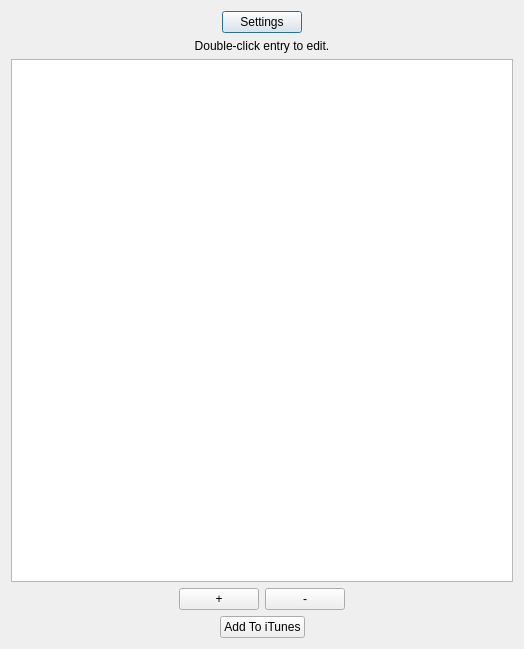
<?xml version="1.0" encoding="UTF-8"?>
<ui version="4.0">
 <class>QueueDialog</class>
 <widget class="QDialog" name="QueueDialog">
  <property name="geometry">
   <rect>
    <x>0</x>
    <y>0</y>
    <width>524</width>
    <height>649</height>
   </rect>
  </property>
  <property name="sizePolicy">
   <sizepolicy hsizetype="Preferred" vsizetype="Preferred">
    <horstretch>0</horstretch>
    <verstretch>0</verstretch>
   </sizepolicy>
  </property>
  <property name="windowTitle">
   <string>BootTunes Queue</string>
  </property>
  <property name="autoFillBackground">
   <bool>false</bool>
  </property>
  <property name="sizeGripEnabled">
   <bool>false</bool>
  </property>
  <layout class="QVBoxLayout" name="verticalLayout">
   <item>
    <layout class="QHBoxLayout" name="horizontalLayout_3">
     <item>
      <spacer name="horizontalSpacer_3">
       <property name="orientation">
        <enum>Qt::Horizontal</enum>
       </property>
       <property name="sizeHint" stdset="0">
        <size>
         <width>88</width>
         <height>20</height>
        </size>
       </property>
      </spacer>
     </item>
     <item>
      <widget class="QPushButton" name="settingsButton">
       <property name="text">
        <string>Settings</string>
       </property>
      </widget>
     </item>
     <item>
      <spacer name="horizontalSpacer_4">
       <property name="orientation">
        <enum>Qt::Horizontal</enum>
       </property>
       <property name="sizeHint" stdset="0">
        <size>
         <width>78</width>
         <height>20</height>
        </size>
       </property>
      </spacer>
     </item>
    </layout>
   </item>
   <item>
    <widget class="QLabel" name="label_2">
     <property name="text">
      <string>Double-click entry to edit.</string>
     </property>
     <property name="alignment">
      <set>Qt::AlignCenter</set>
     </property>
    </widget>
   </item>
   <item>
    <widget class="QListWidget" name="queueListWidget">
     <property name="minimumSize">
      <size>
       <width>500</width>
       <height>298</height>
      </size>
     </property>
     <property name="selectionMode">
      <enum>QAbstractItemView::ExtendedSelection</enum>
     </property>
    </widget>
   </item>
   <item>
    <layout class="QHBoxLayout" name="horizontalLayout">
     <item>
      <spacer name="horizontalSpacer_5">
       <property name="orientation">
        <enum>Qt::Horizontal</enum>
       </property>
       <property name="sizeHint" stdset="0">
        <size>
         <width>68</width>
         <height>20</height>
        </size>
       </property>
      </spacer>
     </item>
     <item>
      <widget class="QPushButton" name="pushButton">
       <property name="text">
        <string>+</string>
       </property>
      </widget>
     </item>
     <item>
      <widget class="QPushButton" name="pushButton_2">
       <property name="text">
        <string>-</string>
       </property>
      </widget>
     </item>
     <item>
      <spacer name="horizontalSpacer_6">
       <property name="orientation">
        <enum>Qt::Horizontal</enum>
       </property>
       <property name="sizeHint" stdset="0">
        <size>
         <width>68</width>
         <height>20</height>
        </size>
       </property>
      </spacer>
     </item>
    </layout>
   </item>
   <item>
    <layout class="QHBoxLayout" name="horizontalLayout_4">
     <item>
      <spacer name="horizontalSpacer_7">
       <property name="orientation">
        <enum>Qt::Horizontal</enum>
       </property>
       <property name="sizeHint" stdset="0">
        <size>
         <width>40</width>
         <height>20</height>
        </size>
       </property>
      </spacer>
     </item>
     <item>
      <widget class="QPushButton" name="AddToITunesButton">
       <property name="text">
        <string>Add To iTunes</string>
       </property>
      </widget>
     </item>
     <item>
      <spacer name="horizontalSpacer_8">
       <property name="orientation">
        <enum>Qt::Horizontal</enum>
       </property>
       <property name="sizeHint" stdset="0">
        <size>
         <width>40</width>
         <height>20</height>
        </size>
       </property>
      </spacer>
     </item>
    </layout>
   </item>
  </layout>
 </widget>
 <resources/>
 <connections>
  <connection>
   <sender>pushButton</sender>
   <signal>clicked()</signal>
   <receiver>QueueDialog</receiver>
   <slot>openFileDialog()</slot>
   <hints>
    <hint type="sourcelabel">
     <x>262</x>
     <y>594</y>
    </hint>
    <hint type="destinationlabel">
     <x>199</x>
     <y>446</y>
    </hint>
   </hints>
  </connection>
  <connection>
   <sender>settingsButton</sender>
   <signal>clicked()</signal>
   <receiver>QueueDialog</receiver>
   <slot>openSettingsDialog()</slot>
   <hints>
    <hint type="sourcelabel">
     <x>308</x>
     <y>37</y>
    </hint>
    <hint type="destinationlabel">
     <x>254</x>
     <y>53</y>
    </hint>
   </hints>
  </connection>
  <connection>
   <sender>pushButton_2</sender>
   <signal>clicked()</signal>
   <receiver>QueueDialog</receiver>
   <slot>removeSelectedItem()</slot>
   <hints>
    <hint type="sourcelabel">
     <x>314</x>
     <y>594</y>
    </hint>
    <hint type="destinationlabel">
     <x>224</x>
     <y>382</y>
    </hint>
   </hints>
  </connection>
  <connection>
   <sender>queueListWidget</sender>
   <signal>itemDoubleClicked(QListWidgetItem*)</signal>
   <receiver>QueueDialog</receiver>
   <slot>openConfirmMetadata(QListWidgetItem*)</slot>
   <hints>
    <hint type="sourcelabel">
     <x>74</x>
     <y>139</y>
    </hint>
    <hint type="destinationlabel">
     <x>33</x>
     <y>30</y>
    </hint>
   </hints>
  </connection>
  <connection>
   <sender>AddToITunesButton</sender>
   <signal>clicked()</signal>
   <receiver>QueueDialog</receiver>
   <slot>addToITunes()</slot>
   <hints>
    <hint type="sourcelabel">
     <x>220</x>
     <y>619</y>
    </hint>
    <hint type="destinationlabel">
     <x>49</x>
     <y>578</y>
    </hint>
   </hints>
  </connection>
 </connections>
 <slots>
  <slot>openFileDialog()</slot>
  <slot>openSettingsDialog()</slot>
  <slot>removeSelectedItem()</slot>
  <slot>openConfirmMetadata(QListWidgetItem*)</slot>
  <slot>addToITunes()</slot>
 </slots>
</ui>
